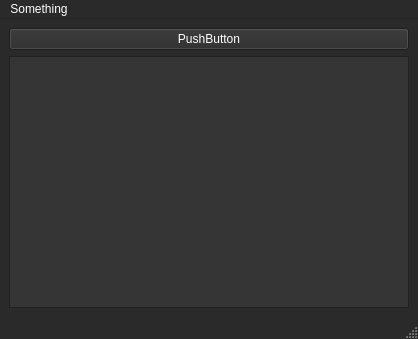
<?xml version="1.0" encoding="UTF-8"?>
<ui version="4.0">
 <class>MainWindow</class>
 <widget class="QMainWindow" name="MainWindow">
  <property name="geometry">
   <rect>
    <x>0</x>
    <y>0</y>
    <width>418</width>
    <height>339</height>
   </rect>
  </property>
  <property name="palette">
   <palette>
    <active>
     <colorrole role="WindowText">
      <brush brushstyle="SolidPattern">
       <color alpha="255">
        <red>255</red>
        <green>255</green>
        <blue>255</blue>
       </color>
      </brush>
     </colorrole>
     <colorrole role="Button">
      <brush brushstyle="SolidPattern">
       <color alpha="255">
        <red>42</red>
        <green>42</green>
        <blue>42</blue>
       </color>
      </brush>
     </colorrole>
     <colorrole role="Light">
      <brush brushstyle="SolidPattern">
       <color alpha="255">
        <red>62</red>
        <green>62</green>
        <blue>62</blue>
       </color>
      </brush>
     </colorrole>
     <colorrole role="Midlight">
      <brush brushstyle="SolidPattern">
       <color alpha="255">
        <red>52</red>
        <green>52</green>
        <blue>52</blue>
       </color>
      </brush>
     </colorrole>
     <colorrole role="Dark">
      <brush brushstyle="SolidPattern">
       <color alpha="255">
        <red>21</red>
        <green>21</green>
        <blue>21</blue>
       </color>
      </brush>
     </colorrole>
     <colorrole role="Mid">
      <brush brushstyle="SolidPattern">
       <color alpha="255">
        <red>28</red>
        <green>28</green>
        <blue>28</blue>
       </color>
      </brush>
     </colorrole>
     <colorrole role="Text">
      <brush brushstyle="SolidPattern">
       <color alpha="255">
        <red>255</red>
        <green>255</green>
        <blue>255</blue>
       </color>
      </brush>
     </colorrole>
     <colorrole role="BrightText">
      <brush brushstyle="SolidPattern">
       <color alpha="255">
        <red>255</red>
        <green>255</green>
        <blue>255</blue>
       </color>
      </brush>
     </colorrole>
     <colorrole role="ButtonText">
      <brush brushstyle="SolidPattern">
       <color alpha="255">
        <red>255</red>
        <green>255</green>
        <blue>255</blue>
       </color>
      </brush>
     </colorrole>
     <colorrole role="Base">
      <brush brushstyle="SolidPattern">
       <color alpha="255">
        <red>53</red>
        <green>53</green>
        <blue>53</blue>
       </color>
      </brush>
     </colorrole>
     <colorrole role="Window">
      <brush brushstyle="SolidPattern">
       <color alpha="255">
        <red>42</red>
        <green>42</green>
        <blue>42</blue>
       </color>
      </brush>
     </colorrole>
     <colorrole role="Shadow">
      <brush brushstyle="SolidPattern">
       <color alpha="255">
        <red>0</red>
        <green>0</green>
        <blue>0</blue>
       </color>
      </brush>
     </colorrole>
     <colorrole role="AlternateBase">
      <brush brushstyle="SolidPattern">
       <color alpha="255">
        <red>42</red>
        <green>42</green>
        <blue>42</blue>
       </color>
      </brush>
     </colorrole>
     <colorrole role="ToolTipBase">
      <brush brushstyle="SolidPattern">
       <color alpha="255">
        <red>255</red>
        <green>255</green>
        <blue>220</blue>
       </color>
      </brush>
     </colorrole>
     <colorrole role="ToolTipText">
      <brush brushstyle="SolidPattern">
       <color alpha="255">
        <red>0</red>
        <green>0</green>
        <blue>0</blue>
       </color>
      </brush>
     </colorrole>
     <colorrole role="PlaceholderText">
      <brush brushstyle="SolidPattern">
       <color alpha="128">
        <red>255</red>
        <green>255</green>
        <blue>255</blue>
       </color>
      </brush>
     </colorrole>
    </active>
    <inactive>
     <colorrole role="WindowText">
      <brush brushstyle="SolidPattern">
       <color alpha="255">
        <red>255</red>
        <green>255</green>
        <blue>255</blue>
       </color>
      </brush>
     </colorrole>
     <colorrole role="Button">
      <brush brushstyle="SolidPattern">
       <color alpha="255">
        <red>42</red>
        <green>42</green>
        <blue>42</blue>
       </color>
      </brush>
     </colorrole>
     <colorrole role="Light">
      <brush brushstyle="SolidPattern">
       <color alpha="255">
        <red>62</red>
        <green>62</green>
        <blue>62</blue>
       </color>
      </brush>
     </colorrole>
     <colorrole role="Midlight">
      <brush brushstyle="SolidPattern">
       <color alpha="255">
        <red>52</red>
        <green>52</green>
        <blue>52</blue>
       </color>
      </brush>
     </colorrole>
     <colorrole role="Dark">
      <brush brushstyle="SolidPattern">
       <color alpha="255">
        <red>21</red>
        <green>21</green>
        <blue>21</blue>
       </color>
      </brush>
     </colorrole>
     <colorrole role="Mid">
      <brush brushstyle="SolidPattern">
       <color alpha="255">
        <red>28</red>
        <green>28</green>
        <blue>28</blue>
       </color>
      </brush>
     </colorrole>
     <colorrole role="Text">
      <brush brushstyle="SolidPattern">
       <color alpha="255">
        <red>255</red>
        <green>255</green>
        <blue>255</blue>
       </color>
      </brush>
     </colorrole>
     <colorrole role="BrightText">
      <brush brushstyle="SolidPattern">
       <color alpha="255">
        <red>255</red>
        <green>255</green>
        <blue>255</blue>
       </color>
      </brush>
     </colorrole>
     <colorrole role="ButtonText">
      <brush brushstyle="SolidPattern">
       <color alpha="255">
        <red>255</red>
        <green>255</green>
        <blue>255</blue>
       </color>
      </brush>
     </colorrole>
     <colorrole role="Base">
      <brush brushstyle="SolidPattern">
       <color alpha="255">
        <red>53</red>
        <green>53</green>
        <blue>53</blue>
       </color>
      </brush>
     </colorrole>
     <colorrole role="Window">
      <brush brushstyle="SolidPattern">
       <color alpha="255">
        <red>42</red>
        <green>42</green>
        <blue>42</blue>
       </color>
      </brush>
     </colorrole>
     <colorrole role="Shadow">
      <brush brushstyle="SolidPattern">
       <color alpha="255">
        <red>0</red>
        <green>0</green>
        <blue>0</blue>
       </color>
      </brush>
     </colorrole>
     <colorrole role="AlternateBase">
      <brush brushstyle="SolidPattern">
       <color alpha="255">
        <red>42</red>
        <green>42</green>
        <blue>42</blue>
       </color>
      </brush>
     </colorrole>
     <colorrole role="ToolTipBase">
      <brush brushstyle="SolidPattern">
       <color alpha="255">
        <red>255</red>
        <green>255</green>
        <blue>220</blue>
       </color>
      </brush>
     </colorrole>
     <colorrole role="ToolTipText">
      <brush brushstyle="SolidPattern">
       <color alpha="255">
        <red>0</red>
        <green>0</green>
        <blue>0</blue>
       </color>
      </brush>
     </colorrole>
     <colorrole role="PlaceholderText">
      <brush brushstyle="SolidPattern">
       <color alpha="128">
        <red>255</red>
        <green>255</green>
        <blue>255</blue>
       </color>
      </brush>
     </colorrole>
    </inactive>
    <disabled>
     <colorrole role="WindowText">
      <brush brushstyle="SolidPattern">
       <color alpha="255">
        <red>21</red>
        <green>21</green>
        <blue>21</blue>
       </color>
      </brush>
     </colorrole>
     <colorrole role="Button">
      <brush brushstyle="SolidPattern">
       <color alpha="255">
        <red>42</red>
        <green>42</green>
        <blue>42</blue>
       </color>
      </brush>
     </colorrole>
     <colorrole role="Light">
      <brush brushstyle="SolidPattern">
       <color alpha="255">
        <red>62</red>
        <green>62</green>
        <blue>62</blue>
       </color>
      </brush>
     </colorrole>
     <colorrole role="Midlight">
      <brush brushstyle="SolidPattern">
       <color alpha="255">
        <red>52</red>
        <green>52</green>
        <blue>52</blue>
       </color>
      </brush>
     </colorrole>
     <colorrole role="Dark">
      <brush brushstyle="SolidPattern">
       <color alpha="255">
        <red>21</red>
        <green>21</green>
        <blue>21</blue>
       </color>
      </brush>
     </colorrole>
     <colorrole role="Mid">
      <brush brushstyle="SolidPattern">
       <color alpha="255">
        <red>28</red>
        <green>28</green>
        <blue>28</blue>
       </color>
      </brush>
     </colorrole>
     <colorrole role="Text">
      <brush brushstyle="SolidPattern">
       <color alpha="255">
        <red>21</red>
        <green>21</green>
        <blue>21</blue>
       </color>
      </brush>
     </colorrole>
     <colorrole role="BrightText">
      <brush brushstyle="SolidPattern">
       <color alpha="255">
        <red>255</red>
        <green>255</green>
        <blue>255</blue>
       </color>
      </brush>
     </colorrole>
     <colorrole role="ButtonText">
      <brush brushstyle="SolidPattern">
       <color alpha="255">
        <red>21</red>
        <green>21</green>
        <blue>21</blue>
       </color>
      </brush>
     </colorrole>
     <colorrole role="Base">
      <brush brushstyle="SolidPattern">
       <color alpha="255">
        <red>42</red>
        <green>42</green>
        <blue>42</blue>
       </color>
      </brush>
     </colorrole>
     <colorrole role="Window">
      <brush brushstyle="SolidPattern">
       <color alpha="255">
        <red>42</red>
        <green>42</green>
        <blue>42</blue>
       </color>
      </brush>
     </colorrole>
     <colorrole role="Shadow">
      <brush brushstyle="SolidPattern">
       <color alpha="255">
        <red>0</red>
        <green>0</green>
        <blue>0</blue>
       </color>
      </brush>
     </colorrole>
     <colorrole role="AlternateBase">
      <brush brushstyle="SolidPattern">
       <color alpha="255">
        <red>42</red>
        <green>42</green>
        <blue>42</blue>
       </color>
      </brush>
     </colorrole>
     <colorrole role="ToolTipBase">
      <brush brushstyle="SolidPattern">
       <color alpha="255">
        <red>255</red>
        <green>255</green>
        <blue>220</blue>
       </color>
      </brush>
     </colorrole>
     <colorrole role="ToolTipText">
      <brush brushstyle="SolidPattern">
       <color alpha="255">
        <red>0</red>
        <green>0</green>
        <blue>0</blue>
       </color>
      </brush>
     </colorrole>
     <colorrole role="PlaceholderText">
      <brush brushstyle="SolidPattern">
       <color alpha="128">
        <red>255</red>
        <green>255</green>
        <blue>255</blue>
       </color>
      </brush>
     </colorrole>
    </disabled>
   </palette>
  </property>
  <property name="windowTitle">
   <string>MainWindow</string>
  </property>
  <widget class="QWidget" name="centralwidget">
   <layout class="QVBoxLayout" name="verticalLayout_3">
    <item>
     <widget class="QPushButton" name="pushButton">
      <property name="text">
       <string>PushButton</string>
      </property>
     </widget>
    </item>
    <item>
     <widget class="QListWidget" name="listWidget"/>
    </item>
   </layout>
  </widget>
  <widget class="QMenuBar" name="menubar">
   <property name="geometry">
    <rect>
     <x>0</x>
     <y>0</y>
     <width>418</width>
     <height>21</height>
    </rect>
   </property>
   <widget class="QMenu" name="menuSomething">
    <property name="title">
     <string>Something</string>
    </property>
   </widget>
   <addaction name="menuSomething"/>
  </widget>
  <widget class="QStatusBar" name="statusbar"/>
 </widget>
 <resources/>
 <connections/>
</ui>
